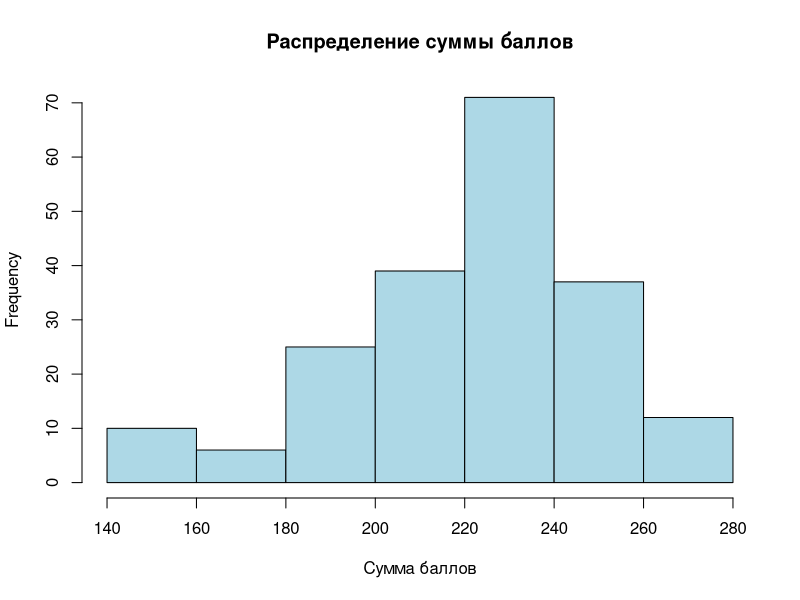
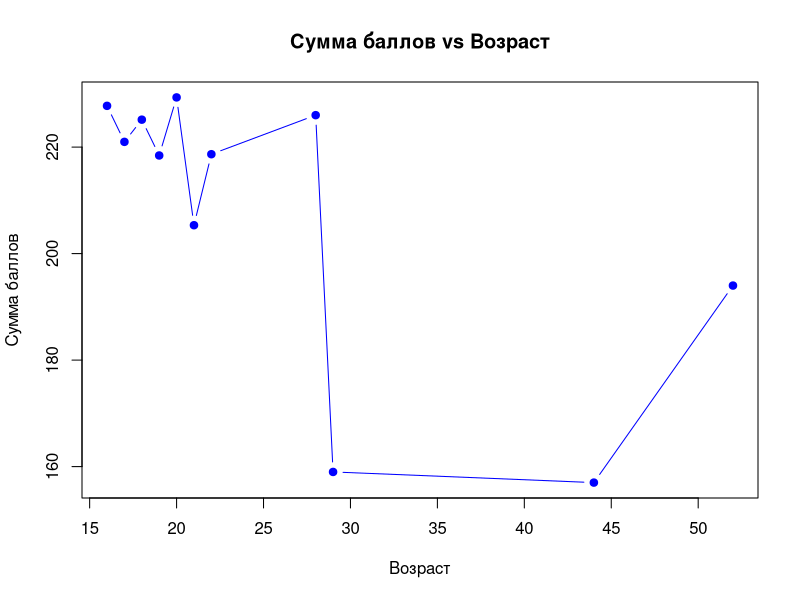
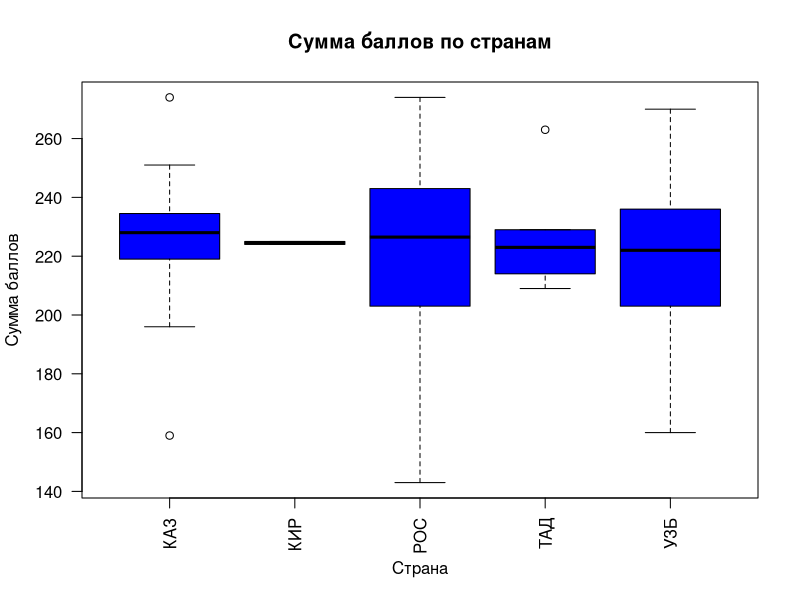
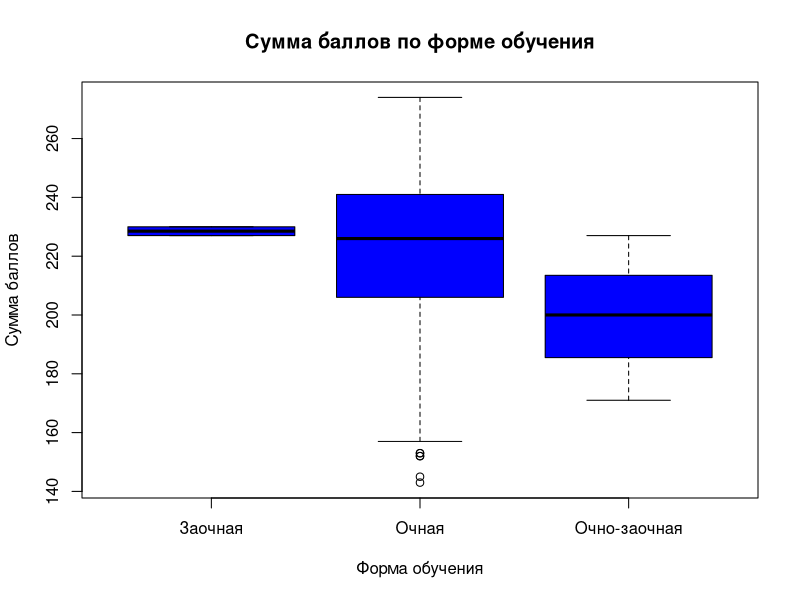
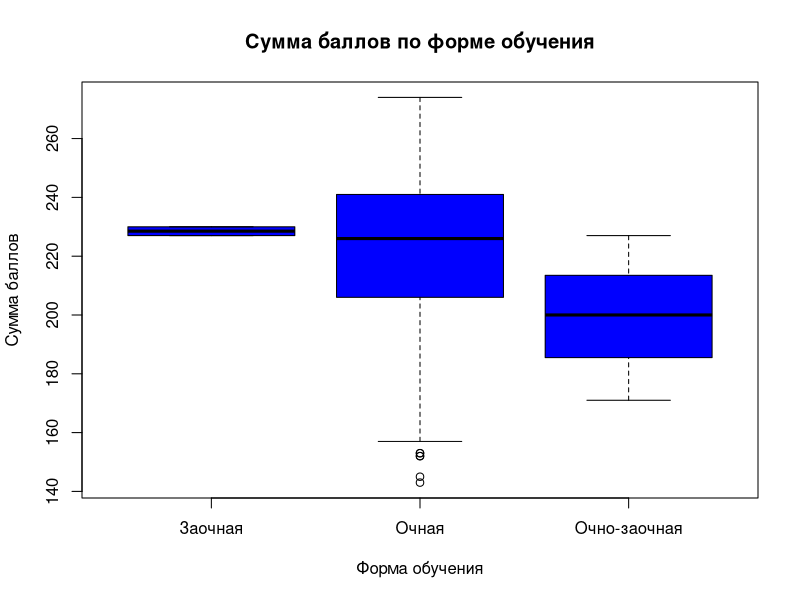
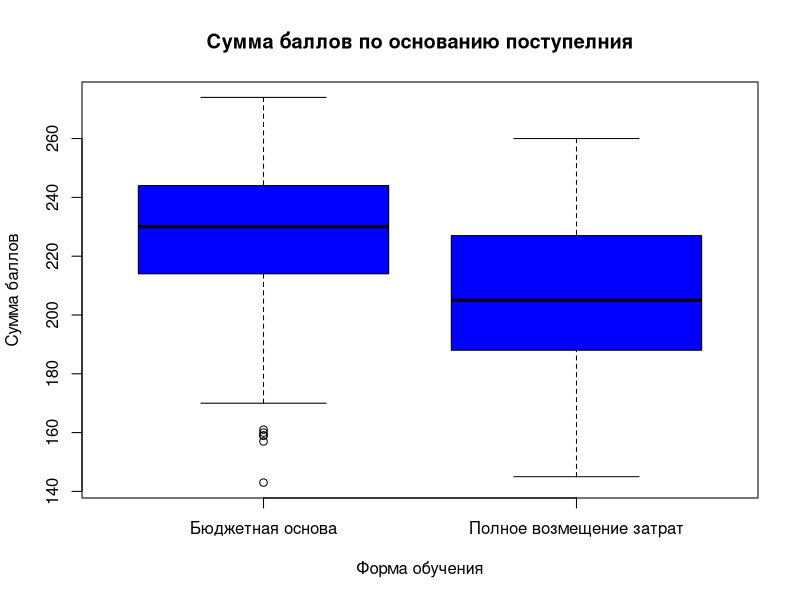
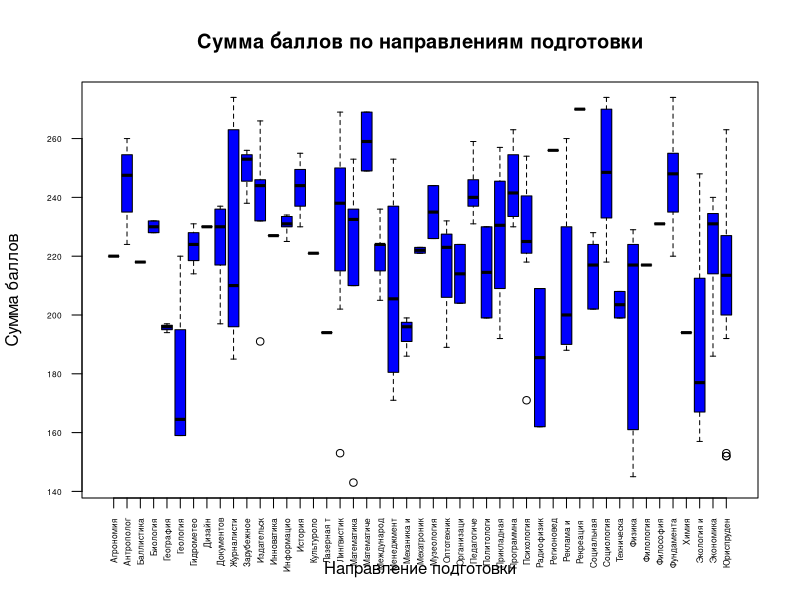

Write R code to recreate these figures, in order.
data <- read.csv("data.csv", sep=",", header=TRUE, stringsAsFactors=FALSE)

data$ДатаРождения <- as.Date(data$ДатаРождения, format="%d.%m.%Y")
data$ДатаПервойПодачиЗаявления <- as.Date(data$ДатаПервойПодачиЗаявления, format="%d.%m.%Y")

data$Возраст <- as.numeric(difftime(data$ДатаПервойПодачиЗаявления, data$ДатаРождения, units = "days")) %/% 365

data[is.na(data)] <- 0
data$СуммаБаллов <- data$Оценка1 + data$Оценка2 + data$Оценка3

mean_score_by_age <- aggregate(СуммаБаллов ~ Возраст, data = data, mean)

cairo_pdf("lab1.pdf", width = 8, height = 6, family = "DejaVu Serif", onefile = TRUE)

hist(
    data$СуммаБаллов, 
    main="Распределение суммы баллов", 
    xlab="Сумма баллов", 
    col="lightblue", 
    border="black"
    )

plot(
    mean_score_by_age$Возраст,
    mean_score_by_age$СуммаБаллов,  
    main="Сумма баллов vs Возраст", 
    type = "b",
    xlab="Возраст", 
    ylab="Сумма баллов", 
    pch=19, 
    col="blue"
    )

boxplot(
    СуммаБаллов ~ substr(Страна, 1, 3), 
    data=data, 
    main="Сумма баллов по странам", 
    xlab="Страна", 
    ylab="Сумма баллов",
    col="blue",
    las = 2
    )

# boxplot(
#     СуммаБаллов ~ УровеньПодготовки, 
#     data=data, 
#     main="Сумма баллов по уровню подготовки", 
#     xlab="Уровень подготовки", 
#     ylab="Сумма баллов"
#     )

boxplot(
    СуммаБаллов ~ ФормаОбучения, 
    data=data, 
    main="Сумма баллов по форме обучения", 
    xlab="Форма обучения", 
    ylab="Сумма баллов",
    col="blue"
    )

boxplot(
    СуммаБаллов ~ ФормаОбучения, 
    data=data, 
    main="Сумма баллов по форме обучения", 
    xlab="Форма обучения", 
    ylab="Сумма баллов",
    col="blue"
    )

boxplot(
    СуммаБаллов ~ ОснованиеПоступления, 
    data=data, 
    main="Сумма баллов по основанию поступелния", 
    xlab="Форма обучения", 
    ylab="Сумма баллов",
    col="blue"
    )

boxplot(
    СуммаБаллов ~ substr(СпециальностьНаименование, 1, 10), 
    data=data, 
    main="Сумма баллов по направлениям подготовки", 
    xlab="Направление подготовки", 
    ylab="Сумма баллов", 
    col="blue",
    las=2, 
    cex.axis=0.5
    )

dev.off()

get_mean <- function(filtered_data) {
    mean_value <- sum(filtered_data$Оценка1 + filtered_data$Оценка2 + filtered_data$Оценка3, na.rm = TRUE) / nrow(filtered_data)
    return (mean_value)
}

get_median <- function(filtered_data) {
    sorted_data <- filtered_data[order(filtered_data$Оценка1 + filtered_data$Оценка2 + filtered_data$Оценка3), ]
    if(nrow(sorted_data) %% 2 == 1) {
        median_ <- sorted_data[nrow(sorted_data) / 2 + 1, ]
        return(median_$Оценка1 + median_$Оценка2 + median_$Оценка3)
    } else {
        median_1 <- sorted_data[nrow(sorted_data) / 2, ]
        median_2 <- sorted_data[nrow(sorted_data) / 2 + 1, ]
        return((median_1$Оценка1 + median_1$Оценка2 + median_1$Оценка3 + median_2$Оценка1 + median_2$Оценка2 + median_2$Оценка3) / 2)
    }
}

get_mode <- function(filtered_data) {
  unique_values <- unique(filtered_data)
  freq <- tabulate(match(filtered_data, unique_values))

  return(unique_values[freq == max(freq)])
}

get_variance <- function(filtered_data) {
  freq_table <- table(filtered_data)

  prob_table <- prop.table(freq_table)

  unique_values <- unique(filtered_data)

  M_x <- sum(unique_values * prob_table) # вот тут я вообще в шоке - он сам перемножит всё и суммирует

  M_x2 <- sum((unique_values^2) * prob_table)

  return (M_x2 - M_x^2) 
}

#  ========================  ВОЗРАСТ ======================== 

 unique_ages <- sort(unique(na.omit(data$Возраст)))

for (age in unique_ages) {
  cat('\n',"=======", age, "=======", '\n')
  cat("Среднее", ": ", get_mean(data[data$Возраст == age, ]), "\n")

  cat("Медиана", ": ", get_median(data[data$Возраст == age, ]), "\n")
                         
  cat("Мода", ": ", get_mode(data[data$Возраст == age, "СуммаБаллов"]), "\n")

  cat("Дисперсия", ": ", get_variance(data[data$Возраст == age, "СуммаБаллов"]), "\n")

  cat("СКO", ": ", get_variance(data[data$Возраст == age, "СуммаБаллов"])^(0.5), "\n")
}

#  ========================  СТРАНА ======================== 

countries <- unique(na.omit(data$Страна))

for (country in countries) {
  cat('\n',"=======", country, "=======", '\n')
  cat("Среднее", ": ", get_mean(data[data$Страна == country, ]), "\n")

  cat("Медиана", ": ", get_median(data[data$Страна == country, ]), "\n")
                         
  cat("Мода", ": ", get_mode(data[data$Страна == country, "СуммаБаллов"]), "\n")

  cat("Дисперсия", ": ", get_variance(data[data$Страна == country, "СуммаБаллов"]), "\n")

  cat("СКO", ": ", get_variance(data[data$Страна == country, "СуммаБаллов"])^(0.5), "\n")
}

#  ========================  ФОРМА ОБУЧЕНИЯ ======================== 

education_from <- unique(na.omit(data$ФормаОбучения))

for (form in education_from) {
  cat('\n',"=======", form, "=======", '\n')
  cat("Среднее", ": ", get_mean(data[data$ФормаОбучения == form, ]), "\n")

  cat("Медиана", ": ", get_median(data[data$ФормаОбучения == form, ]), "\n")
                         
  cat("Мода", ": ", get_mode(data[data$ФормаОбучения == form, "СуммаБаллов"]), "\n")

  cat("Дисперсия", ": ", get_variance(data[data$ФормаОбучения == form, "СуммаБаллов"]), "\n")

  cat("СКO", ": ", get_variance(data[data$ФормаОбучения == form, "СуммаБаллов"])^(0.5), "\n")
}

#  ========================  ОСНОВАНИЕ ПОСТУПЛЕНИЯ ======================== 

entry_basis <- unique(na.omit(data$ОснованиеПоступления))

for (basis in entry_basis) {
  cat('\n',"=======", basis, "=======", '\n')
  cat("Среднее", ": ", get_mean(data[data$ОснованиеПоступления == basis, ]), "\n")

  cat("Медиана", ": ", get_median(data[data$ОснованиеПоступления == basis, ]), "\n")
                         
  cat("Мода", ": ", get_mode(data[data$ОснованиеПоступления == basis, "СуммаБаллов"]), "\n")

  cat("Дисперсия", ": ", get_variance(data[data$ОснованиеПоступления == basis, "СуммаБаллов"]), "\n")

  cat("СКO", ": ", get_variance(data[data$ОснованиеПоступления == basis, "СуммаБаллов"])^(0.5), "\n")
}

#  ========================  ОСНОВАНИЕ ПОСТУПЛЕНИЯ ======================== 

departments <- unique(na.omit(data$СпециальностьНаименование))

for (dpmnt in departments) {
  cat('\n',"=======", dpmnt, "=======", '\n')
  cat("Среднее", ": ", get_mean(data[data$СпециальностьНаименование == dpmnt, ]), "\n")

  cat("Медиана", ": ", get_median(data[data$СпециальностьНаименование == dpmnt, ]), "\n")
                         
  cat("Мода", ": ", get_mode(data[data$СпециальностьНаименование == dpmnt, "СуммаБаллов"]), "\n")

  cat("Дисперсия", ": ", get_variance(data[data$СпециальностьНаименование == dpmnt, "СуммаБаллов"]), "\n")

  cat("СКO", ": ", get_variance(data[data$СпециальностьНаименование == dpmnt, "СуммаБаллов"])^(0.5), "\n")
}